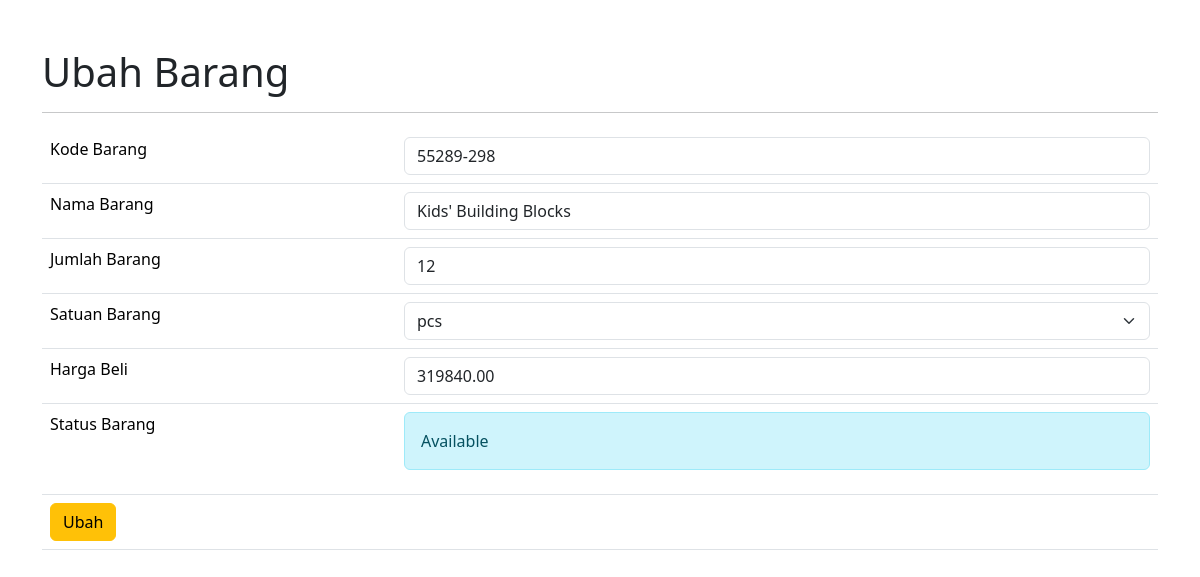
The app's page /edit_barang.php?id_barang=30 with its own data.
### tables this page shows
CREATE TABLE `tb_inventory` (
  `id_barang` int(11) NOT NULL,
  `kode_barang` varchar(20) NOT NULL,
  `nama_barang` varchar(50) NOT NULL,
  `jumlah_barang` int(11) NOT NULL,
  `satuan_barang` varchar(20) NOT NULL,
  `harga_beli` double(20,2) NOT NULL,
  `status_barang` tinyint(1) NOT NULL
);

### edit_barang.php (the view, shortened to what this page needs)
<?php
require_once "koneksi.php";
$select_sql = "SELECT * FROM tb_inventory WHERE id_barang=$_GET[id_barang]";
$result_select = $conn->query($select_sql);
?>
<!DOCTYPE html>
<html lang="en">
<head>
    <link href="https://cdn.jsdelivr.net/npm/bootstrap@5.3.6/dist/css/bootstrap.min.css" rel="stylesheet">
    <link rel="stylesheet" href="https://cdn.jsdelivr.net/npm/bootstrap-icons@1.13.1/font/bootstrap-icons.min.css">
</head>
<body>
    <?php while($row = $result_select->fetch_assoc()):?>
    <main class="container mt-5">
        <h1>Ubah Barang</h1>
        <hr>
        <form action="proses/proses_edit_barang.php" method="post">
            <table class="table">
                <tr>
                    <td>Kode Barang</td>
                    <td>
                        <input value="<?= $row['kode_barang'];?>" name="kode_barang" class="form-control" required type="text">
                    </td>
                </tr>
                <tr>
                    <td>Nama Barang</td>
                    <td>
                        <input value="<?= $row['nama_barang'];?>" name="nama_barang" class="form-control" required type="text">
                    </td>
                </tr>
                <tr>
                    <td>Jumlah Barang</td>
                    <td><input value="<?= $row['jumlah_barang'];?>" name="jumlah_barang" class="form-control" required type="number"></td>
                </tr>
                <tr>
                    <td>Satuan Barang</td>
                    <td>
                        <select class="form-select" name="satuan_barang">
                            <option value="pcs" <?= $row['satuan_barang']=='pcs'? 'selected' : ''?>>pcs</option>
                        </select>
                    </td>
                </tr>
                <tr>
                    <td>Harga Beli</td>
                    <td><input value="<?= $row['harga_beli'];?>" name="harga_beli" class="form-control" required type="number" step="0.01"></td>
                </tr>
                <tr>
                    <td>Status Barang</td>
                    <td>
                        <?php if($row['status_barang'] < 1):?>
                            <p class="alert alert-danger">Not Available</p>
                        <?php else:?>
                            <p class="alert alert-info">Available</p>
                        <?php endif;?>
                    </td>
                </tr>
                <tr>
                    <td colspan="2">
                        <input class="btn btn-warning" type="submit" value="Ubah">
                    </td>
                </tr>
            </table>
        </form>
    </main>
    <?php endwhile;?>
</body>
</html>

### records on screen
tb_inventory: kode_barang "55289-298", nama_barang "Kids' Building Blocks", jumlah_barang "12", satuan_barang "pcs", harga_beli "319840.00", status_barang "Available"
